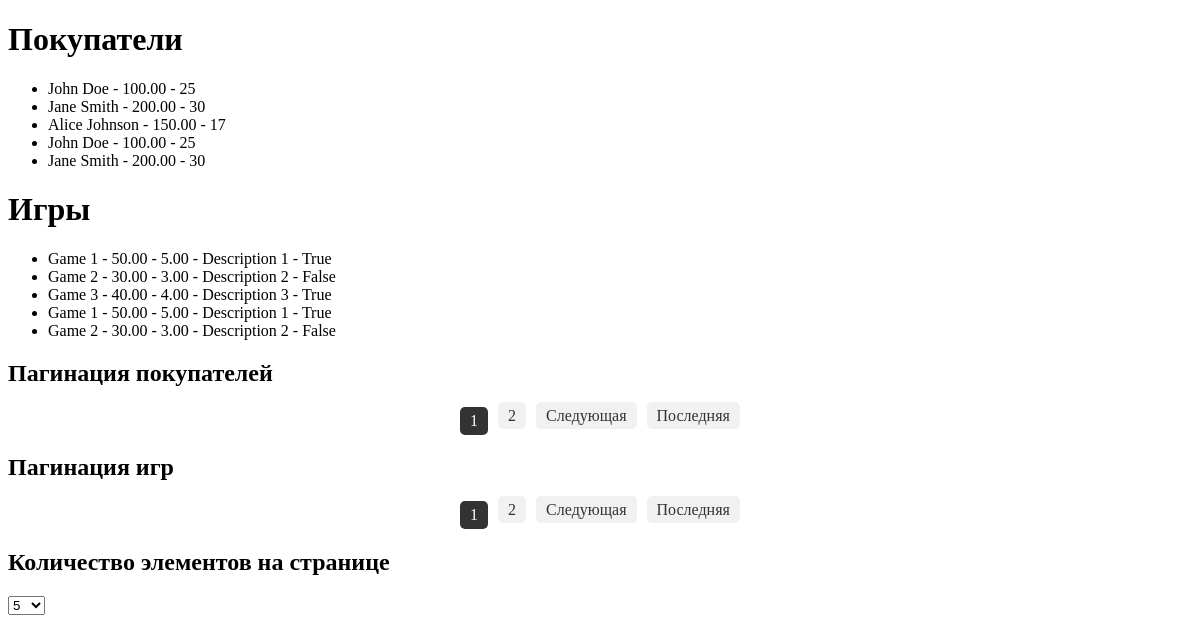
Page /task6/view_objects_with_pagination/ on the earlier database version.
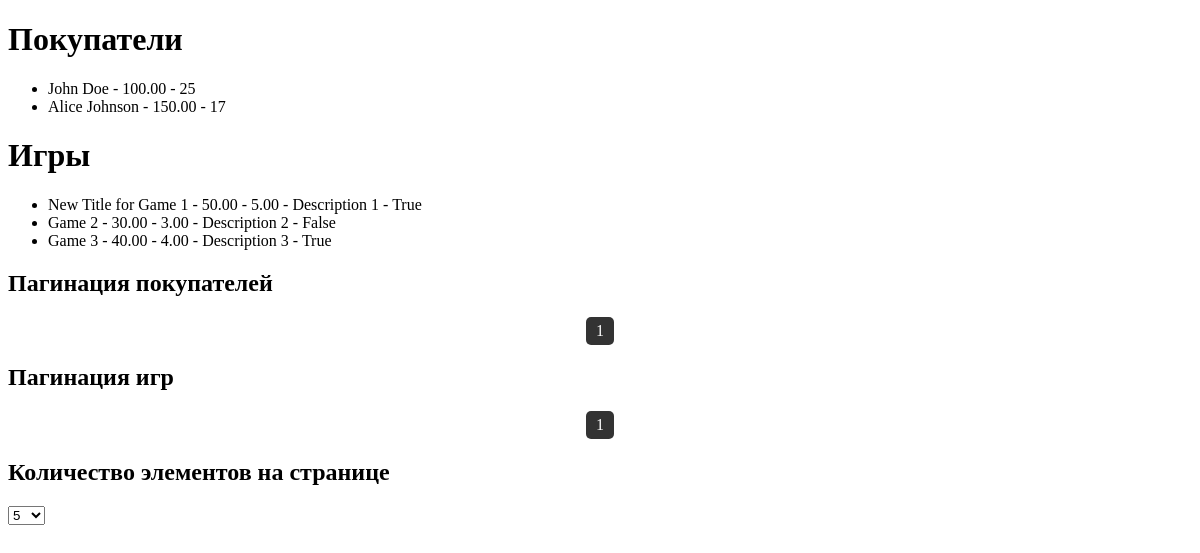
Same page on the later database version.
### task6/models.py (models this page shows, shortened)
class Buyer(models.Model):
    name = models.CharField(max_length=100)
    balance = models.DecimalField(max_digits=10, decimal_places=2)
    age = models.IntegerField()

class Game(models.Model):
    title = models.CharField(max_length=100)
    cost = models.DecimalField(max_digits=10, decimal_places=2)
    size = models.DecimalField(max_digits=10, decimal_places=2)
    description = models.TextField()
    age_limited = models.BooleanField(default=False)
    buyer = models.ManyToManyField(Buyer, related_name='games')

### task6/views.py (the view)
# urls.py: path('view_objects_with_pagination/', view_objects_with_pagination, name='view_objects_with_pagination'),
def view_objects_with_pagination(request):
    items_per_page = request.GET.get('items_per_page', '5')
    items_per_page = int(items_per_page) if items_per_page.isdigit() else 5
    all_buyers = Buyer.objects.all()
    all_games = Game.objects.all()
    paginator_buyers = Paginator(all_buyers, items_per_page)
    page_buyers = request.GET.get('page_buyers')
    try:
        buyers = paginator_buyers.page(page_buyers)
    except PageNotAnInteger:
        buyers = paginator_buyers.page(1)
    except EmptyPage:
        buyers = paginator_buyers.page(paginator_buyers.num_pages)
    paginator_games = Paginator(all_games, items_per_page)
    page_games = request.GET.get('page_games')
    try:
        games = paginator_games.page(page_games)
    except PageNotAnInteger:
        games = paginator_games.page(1)
    except EmptyPage:
        games = paginator_games.page(paginator_games.num_pages)
    context = {
        'buyers': buyers,
        'games': games,
        'items_per_page': items_per_page,
    }
    return render(request, 'task6/view_objects_with_pagination.html', context)

### templates/task6/view_objects_with_pagination.html (shortened to what this page needs)
<!DOCTYPE html>
<html lang="en">
<head>
</head>
<body>
    <h1>Покупатели</h1>
    <ul>
        {% for buyer in buyers %}
            <li>{{ buyer.name }} - {{ buyer.balance }} - {{ buyer.age }}</li>
        {% endfor %}
    </ul>
    <h1>Игры</h1>
    <ul>
        {% for game in games %}
            <li>{{ game.title }} - {{ game.cost }} - {{ game.size }} - {{ game.description }} - {{ game.age_limited }}</li>
        {% endfor %}
    </ul>
    <h2>Пагинация покупателей</h2>
    <ul class="pagination">
        {% for num in buyers.paginator.page_range %}
            {% if buyers.number == num %}
                <li class="current">{{ num }}</li>
            {% else %}
                <li><a href="?page_buyers={{ num }}&items_per_page={{ items_per_page }}">{{ num }}</a></li>
            {% endif %}
        {% endfor %}
        {% if buyers.has_next %}
            <li><a href="?page_buyers={{ buyers.next_page_number }}&items_per_page={{ items_per_page }}">Следующая</a></li>
            <li><a href="?page_buyers={{ buyers.paginator.num_pages }}&items_per_page={{ items_per_page }}">Последняя</a></li>
        {% endif %}
    </ul>
    <h2>Пагинация игр</h2>
    <ul class="pagination">
        {% for num in games.paginator.page_range %}
            {% if games.number == num %}
                <li class="current">{{ num }}</li>
            {% else %}
                <li><a href="?page_games={{ num }}&items_per_page={{ items_per_page }}">{{ num }}</a></li>
            {% endif %}
        {% endfor %}
        {% if games.has_next %}
            <li><a href="?page_games={{ games.next_page_number }}&items_per_page={{ items_per_page }}">Следующая</a></li>
            <li><a href="?page_games={{ games.paginator.num_pages }}&items_per_page={{ items_per_page }}">Последняя</a></li>
        {% endif %}
    </ul>
    <h2>Количество элементов на странице</h2>
    <form method="get">
        <select name="items_per_page" onchange="this.form.submit()">
            <option value="5" {% if items_per_page == 5 %}selected{% endif %}>5</option>
        </select>
    </form>
</body>
</html>

Differences in the rows shown:
removed Buyer: name "Jane Smith", balance "200.00", age "30"
removed Buyer: name "John Doe", balance "100.00", age "25"
removed Buyer: name "Jane Smith", balance "200.00", age "30"
removed Game: title "Game 1", cost "50.00", size "5.00", description "Description 1", age_limited "True"
removed Game: title "Game 1", cost "50.00", size "5.00", description "Description 1", age_limited "True"
removed Game: title "Game 2", cost "30.00", size "3.00", description "Description 2", age_limited "False"
added Game: title "New Title for Game 1", cost "50.00", size "5.00", description "Description 1", age_limited "True"
Other differences:
list line gone: "2"
text no longer shown: "Следующая Последняя Следующая Последняя"
